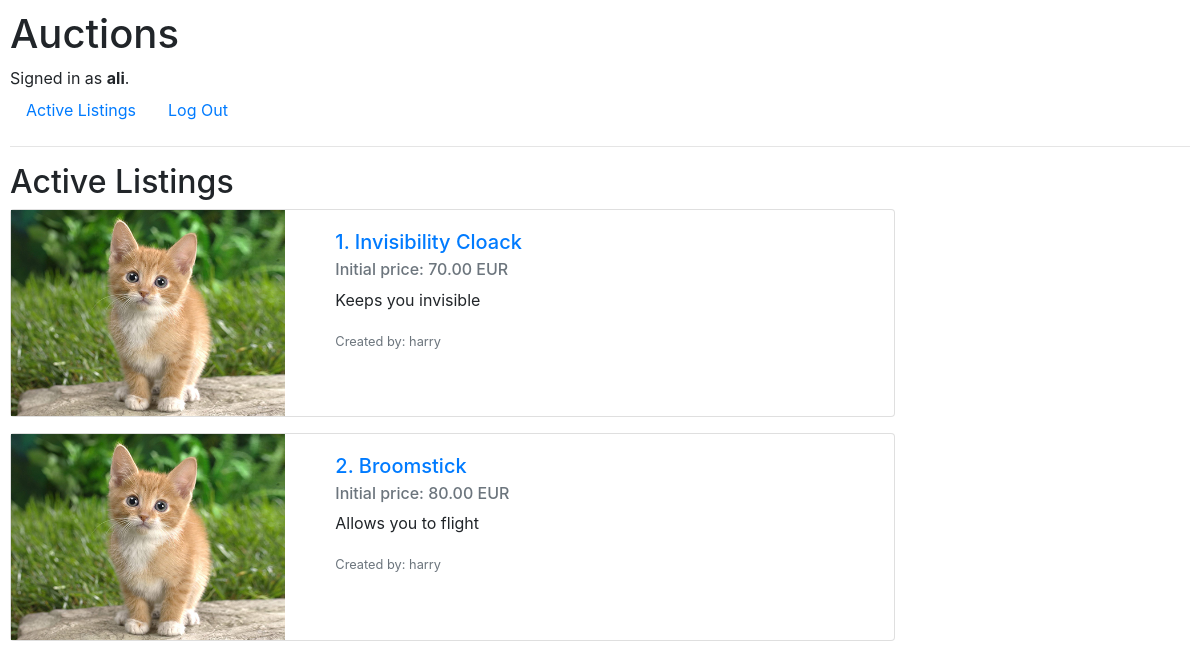
Screenshot of / (signed in) with the database file from the repository.
### auctions/models.py (models this page shows, shortened)
class User(AbstractUser):
    pass

class Auction_listing(models.Model):
    title = CharField(max_length=64)
    initial_price = DecimalField(max_digits=10, decimal_places=2)
    description = TextField(blank=True)
    creator = ForeignKey(User, on_delete=models.CASCADE, related_name="created_listings")
    winner = ForeignKey(User, on_delete=models.CASCADE, related_name="won_listings", blank=True, null=True)
    is_active = BooleanField(default=True)
    image_link = URLField(max_length=500, blank=True)
    categories = ManyToManyField(Category, blank=True, related_name="listings_per_category")
    in_watch_list = ManyToManyField(User, blank=True, related_name="wishes_per_user")

### auctions/views.py (the view)
# urls.py: path("", views.index, name="index"),
def index(request):
    return render(request, "auctions/index.html", {
        "Listings": Auction_listing.objects.filter(is_active = True)
    })

### auctions/templates/auctions/index.html
{% extends "auctions/layout.html" %}
{% block body %}
    <h2>Active Listings</h2>
    {% for listing in Listings %}
        <div class="card mb-3" style="max-width: 75%;">
            <div class="row g-0">
                <div class="col-md-4">
                    {% load static %} <img src="{% static "auctions/cat.jpeg"%}" class="img-fluid rounded-start" alt="...">
                </div>
                <div class="col-md-8">
                    <div class="card-body">
                        <a href="{% url 'index' %}">
                            <h5 class="card-title">{{listing.id}}. {{ listing.title }}</h5>
                        </a>
                        <h6 class="card-subtitle mb-2 text-muted"> Initial price: {{listing.initial_price }} EUR</h6>
                        {% if listing.description %}
                            <p class="card-text">{{listing.description}}</p>
                        {% else %}
                            <p class="card-text">No description for this item</p>
                        {% endif %}
                        <p class="card-text"><small class="text-muted">Created by: {{ listing.creator }}</small></p>
                    </div>
                </div>
            </div>
        </div>
    {% empty %}
        There are no listings
    {% endfor %}
{% endblock %}

### auctions/templates/auctions/layout.html (shortened to what this page needs)
{% load static %}
<!DOCTYPE html>
<html lang="en">
    <head>
        <link rel="stylesheet" href="https://stackpath.bootstrapcdn.com/bootstrap/4.4.1/css/bootstrap.min.css">
        <link href="{% static 'auctions/styles.css' %}" rel="stylesheet">
    </head>
    <body>
        <h1>Auctions</h1>
        <div>
            {% if user.is_authenticated %}
                Signed in as <strong>{{ user.username }}</strong>.
            {% else %}
                Not signed in.
            {% endif %}
        </div>
        <ul class="nav">
            <li class="nav-item">
                <a class="nav-link" href="{% url 'index' %}">Active Listings</a>
            </li>
            {% if user.is_authenticated %}
                <li class="nav-item">
                    <a class="nav-link" href="{% url 'logout' %}">Log Out</a>
                </li>
            {% endif %}
        </ul>
        <hr>
        {% block body %}
        {% endblock %}
    </body>
</html>

### auctions/static/auctions/styles.css (style rules this page uses)
body { padding: 10px; }

### rows the page displays
User: username "ali"
Auction_listing: id "1", title "Invisibility Cloack", initial_price "70.00", description "Keeps you invisible", creator "harry"
Auction_listing: id "2", title "Broomstick", initial_price "80.00", description "Allows you to flight", creator "harry"
